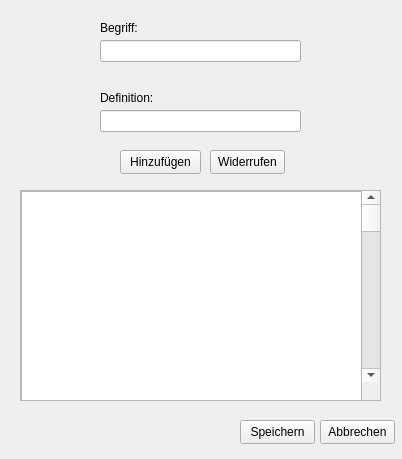
<?xml version="1.0" encoding="UTF-8"?>
<ui version="4.0">
 <class>Set_Creator_T2T</class>
 <widget class="QWidget" name="Set_Creator_T2T">
  <property name="geometry">
   <rect>
    <x>0</x>
    <y>0</y>
    <width>402</width>
    <height>459</height>
   </rect>
  </property>
  <property name="windowTitle">
   <string>Wort-zu-Definition-Set hinzufügen</string>
  </property>
  <widget class="QLineEdit" name="Term_Edit">
   <property name="geometry">
    <rect>
     <x>100</x>
     <y>40</y>
     <width>201</width>
     <height>22</height>
    </rect>
   </property>
  </widget>
  <widget class="QLineEdit" name="Def_Edit">
   <property name="geometry">
    <rect>
     <x>100</x>
     <y>110</y>
     <width>201</width>
     <height>22</height>
    </rect>
   </property>
  </widget>
  <widget class="QLabel" name="Term_Label">
   <property name="geometry">
    <rect>
     <x>100</x>
     <y>20</y>
     <width>49</width>
     <height>16</height>
    </rect>
   </property>
   <property name="text">
    <string>Begriff:</string>
   </property>
  </widget>
  <widget class="QLabel" name="Def_Label">
   <property name="geometry">
    <rect>
     <x>100</x>
     <y>90</y>
     <width>71</width>
     <height>16</height>
    </rect>
   </property>
   <property name="text">
    <string>Definition:</string>
   </property>
  </widget>
  <widget class="QScrollArea" name="Pairs_scrollArea">
   <property name="geometry">
    <rect>
     <x>20</x>
     <y>190</y>
     <width>361</width>
     <height>211</height>
    </rect>
   </property>
   <property name="widgetResizable">
    <bool>true</bool>
   </property>
   <widget class="QWidget" name="scrollAreaWidgetContents">
    <property name="geometry">
     <rect>
      <x>0</x>
      <y>0</y>
      <width>359</width>
      <height>209</height>
     </rect>
    </property>
    <widget class="QScrollBar" name="Pairs_scrollBar">
     <property name="geometry">
      <rect>
       <x>340</x>
       <y>0</y>
       <width>20</width>
       <height>191</height>
      </rect>
     </property>
     <property name="orientation">
      <enum>Qt::Vertical</enum>
     </property>
    </widget>
    <widget class="QListWidget" name="Pairs_ListWidget">
     <property name="geometry">
      <rect>
       <x>0</x>
       <y>0</y>
       <width>341</width>
       <height>211</height>
      </rect>
     </property>
    </widget>
   </widget>
  </widget>
  <widget class="QPushButton" name="Add_Pair_Button">
   <property name="geometry">
    <rect>
     <x>120</x>
     <y>150</y>
     <width>81</width>
     <height>24</height>
    </rect>
   </property>
   <property name="text">
    <string>Hinzufügen</string>
   </property>
  </widget>
  <widget class="QPushButton" name="Close_Button">
   <property name="geometry">
    <rect>
     <x>320</x>
     <y>420</y>
     <width>75</width>
     <height>24</height>
    </rect>
   </property>
   <property name="text">
    <string>Abbrechen</string>
   </property>
  </widget>
  <widget class="QPushButton" name="Save_Button">
   <property name="geometry">
    <rect>
     <x>240</x>
     <y>420</y>
     <width>75</width>
     <height>24</height>
    </rect>
   </property>
   <property name="text">
    <string>Speichern</string>
   </property>
  </widget>
  <widget class="QPushButton" name="Remove_Pair_Button">
   <property name="geometry">
    <rect>
     <x>210</x>
     <y>150</y>
     <width>75</width>
     <height>24</height>
    </rect>
   </property>
   <property name="text">
    <string>Widerrufen</string>
   </property>
  </widget>
 </widget>
 <resources/>
 <connections/>
</ui>
